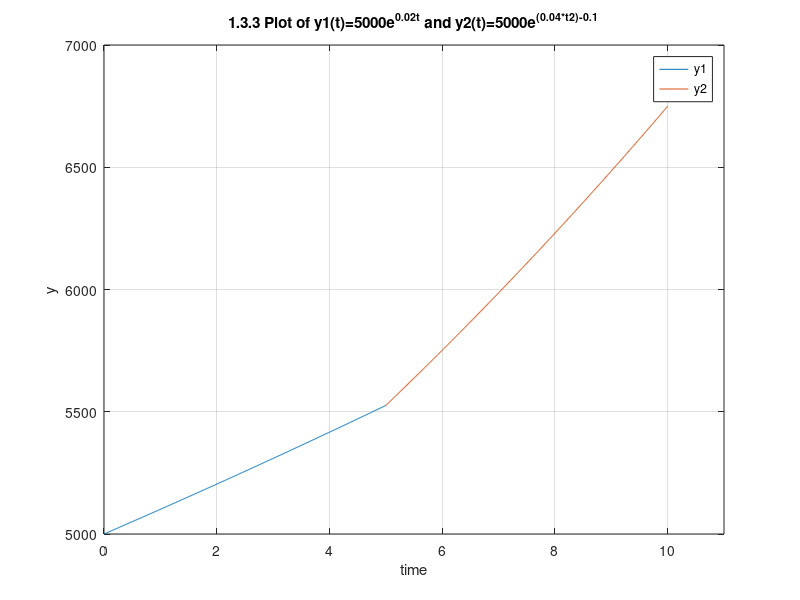

Write MATLAB code to recreate this figure.
% 1.3.3 Start with y(0) = $5000. If this grows by dy/dt = 0.02y until
% t = 5 and then jumps to a = 0.04 per year until t = 10. What is the
% account balance at t = 10?
t1 = 0.0:0.01:5.0;
t2 = 5.0:0.01:10.0;

y1=5000*exp(0.02*t1);
y2=5000*exp((0.04*t2)-0.1);

plot(t1,y1,t2,y2);
legend("y1", "y2");
ylim([5000 7000]);
xlim([0 11])
grid on;
title("1.3.3 Plot of y1(t)=5000e^{0.02t} and y2(t)=5000e^{(0.04*t2)-0.1}");
xlabel("time");
ylabel("y");
